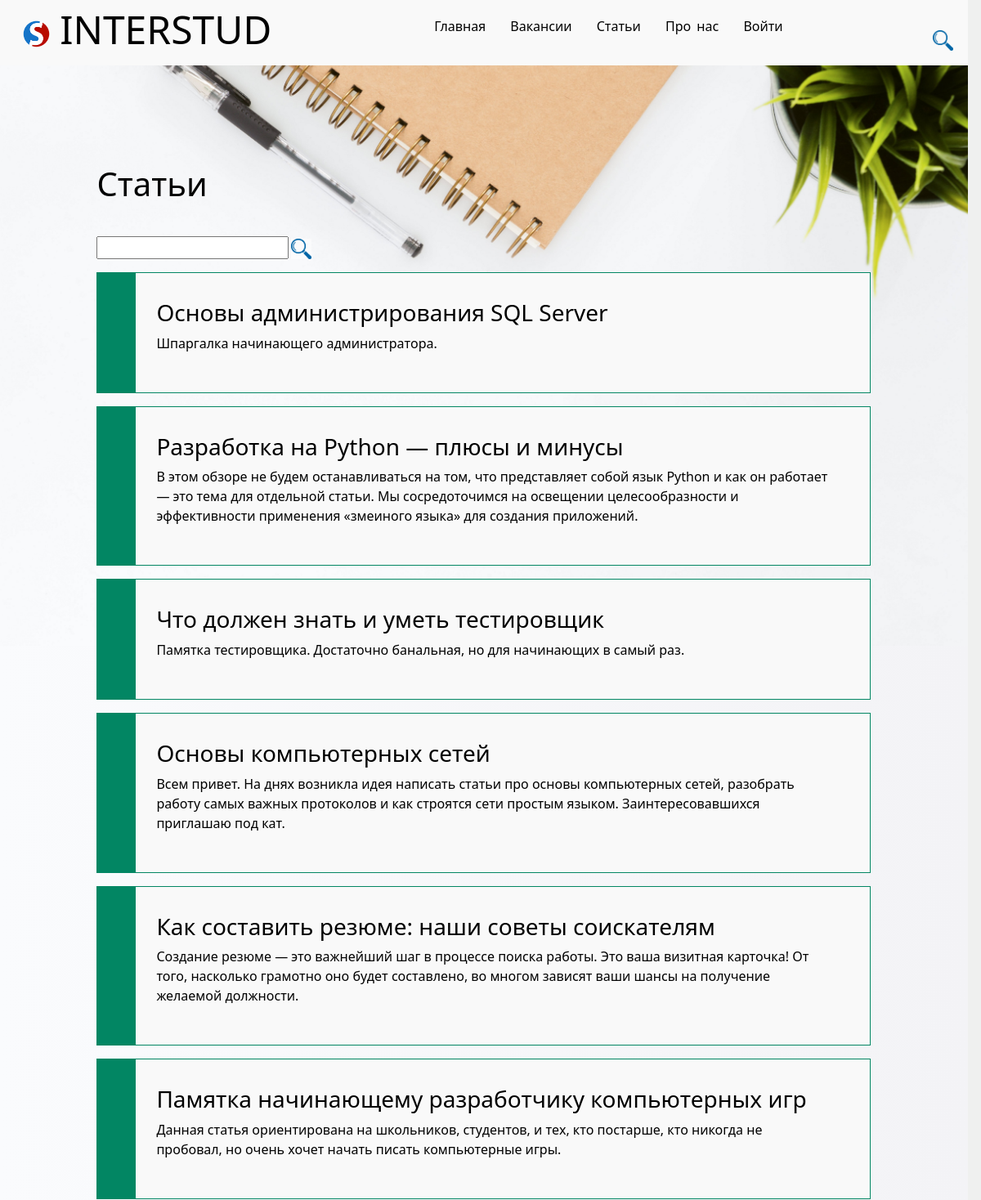
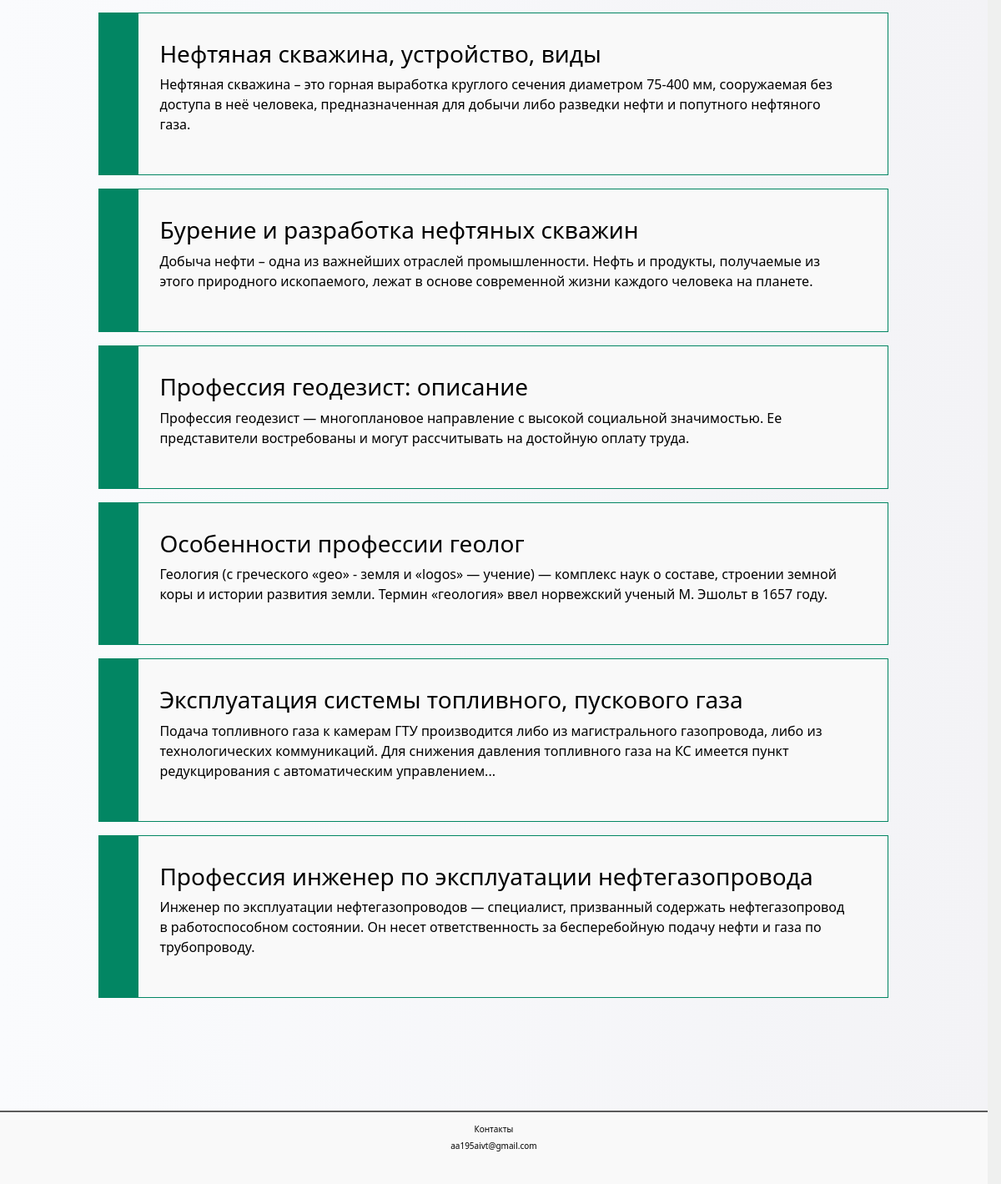
Page /news/ on the committed database (2 pictures, top to bottom).
### news/models.py (models this page shows, shortened)
class Article(models.Model):
    title = models.CharField('Название', max_length=50, default='')
    anons = models.CharField('Анонс', max_length=250)
    full_text = models.TextField('Статья')
    date = models.DateTimeField('Дата публикации')

### news/views.py (the view)
# urls.py: path('', views.news_home, name='news_home'),
def news_home(request):
    news = Article.objects.all()
    form=ArticleFilterForm(request.GET)
    form4=Find(request.GET)
    if form.is_valid():
        if form.cleaned_data["find"]:
            news=news.filter(full_text__icontains=form.cleaned_data["find"])
    return render(request, 'news/news_home.html', {'news': news, "form":form,"form4":form4})

### news/forms.py
class ArticleFilterForm(forms.Form):
    find=forms.CharField(label="", required=False)

### main/forms.py
class Find(forms.Form):
    find=forms.CharField(label="", required=False)

### news/templates/news/news_home.html (shortened to what this page needs)
{% extends 'main/layout.html' %}
{% block content %}
<div class='bl_art_list'>
    <h1>Статьи</h1>
        <form style="display: inline-flex;" action="" method="get">
            {{ form.as_p }}
            <input type="image" src="/media/article/poisk2.png"  width="25" height="25" alt="" style="background: rgba(255,255,255,0.5); margin: 1%;">
        </form>
    {% for el in news %}
    <div class="bl11 bl_art_list">
        <a href="{% url 'news_detail' el.id %}">
            <h3>{{ el.title }}</h3>
            <p>{{ el.anons }}</p>
        </a>
    </div>
    {% endfor %}
</div>
{% endblock %}

### main/static/main/css/main.css (style rules this page uses)
* { margin: 0; padding: 0; box-sizing: border-box; }
html, body { background-color: rgb(239, 240, 239); width:98.65vw; height:100vh; }
.bl_art_list { background: url("/media/article/art_list.jpg"), linear-gradient(to right, rgb(250,251,253), rgb(243,243,246)); background-repeat: no-repeat; background-size: 100%; padding: 17% 10% 10% 10%; text-align: left; width: 98.65vw; height: auto; }
.bl_art_list h1 { color: black; margin-bottom: 5vh; }
.bl11 { background: linear-gradient(to right, #028663 0 , #028663 5%, #f9f9f9 5% , #f9f9f9 100% ); width: 100%; max-height:25vh; padding: 4vh 4vw 4vh 6vw; margin-bottom: 2vh; border: 0.2vh #028663 solid; }
a:hover, a:visited, a:link, a:active { text-decoration: none; color: #000; }

### rows in the picture
Article: title "Основы администрирования SQL Server", anons "Шпаргалка начинающего администратора."
Article: title "Разработка на Python — плюсы и минусы", anons "В этом обзоре не будем останавливаться на том, что представляет собой язык Python и как он работает — это тема для отдельной статьи. Мы сосредоточимся на освещении целесообразности и эффективности применения «змеиного языка» для создания приложений."
Article: title "Что должен знать и уметь тестировщик", anons "Памятка тестировщика. Достаточно банальная, но для начинающих в самый раз."
Article: title "Основы компьютерных сетей", anons "Всем привет. На днях возникла идея написать статьи про основы компьютерных сетей, разобрать работу самых важных протоколов и как строятся сети простым языком. Заинтересовавшихся приглашаю под кат."
Article: title "Как составить резюме: наши советы соискателям", anons "Создание резюме — это важнейший шаг в процессе поиска работы. Это ваша визитная карточка! От того, насколько грамотно оно будет составлено, во многом зависят ваши шансы на получение желаемой должности."
Article: title "Памятка начинающему разработчику компьютерных игр", anons "Данная статья ориентирована на школьников, студентов, и тех, кто постарше, кто никогда не пробовал, но очень хочет начать писать компьютерные игры."
Article: title "Нефтяная скважина, устройство, виды", anons "Нефтяная скважина – это горная выработка круглого сечения диаметром 75-400 мм, сооружаемая без доступа в неё человека, предназначенная для добычи либо разведки нефти и попутного нефтяного газа."
Article: title "Бурение и разработка нефтяных скважин", anons "Добыча нефти – одна из важнейших отраслей промышленности. Нефть и продукты, получаемые из этого природного ископаемого, лежат в основе современной жизни каждого человека на планете."
Article: title "Профессия геодезист: описание", anons "Профессия геодезист — многоплановое направление с высокой социальной значимостью. Ее представители востребованы и могут рассчитывать на достойную оплату труда."
Article: title "Особенности профессии геолог", anons "Геология (с греческого «geo» - земля и «logos» — учение) — комплекс наук о составе, строении земной коры и истории развития земли. Термин «геология» ввел норвежский ученый М. Эшольт в 1657 году."
Article: title "Эксплуатация системы топливного, пускового газа", anons "Подача топливного газа к камерам ГТУ производится либо из магистрального газопровода, либо из технологических коммуникаций. Для снижения давления топливного газа на КС имеется пункт редукцирования с автоматическим управлением..."
Article: title "Профессия инженер по эксплуатации нефтегазопровода", anons "Инженер по эксплуатации нефтегазопроводов — специалист, призванный содержать нефтегазопровод в работоспособном состоянии. Он несет ответственность за бесперебойную подачу нефти и газа по трубопроводу."
